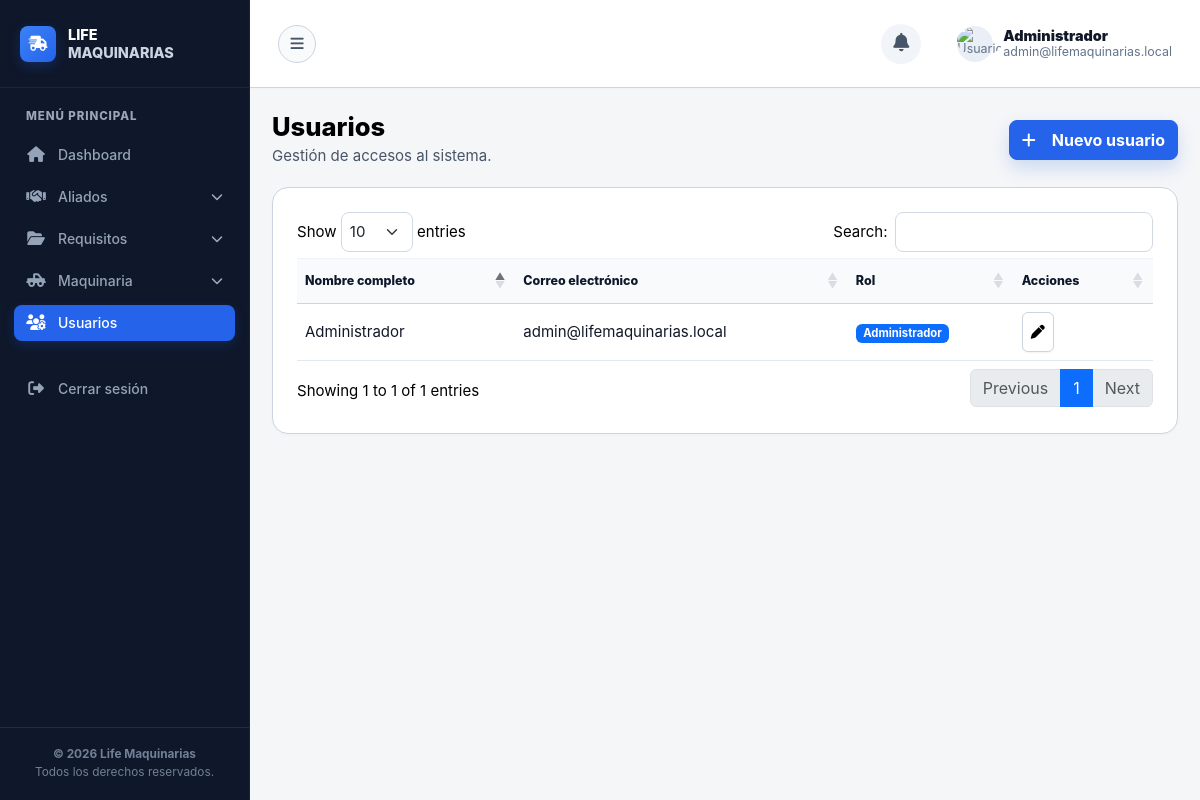
The app's page /modulos/usuario/usuarios.php (signed in) with its own data.
### tables this page shows
CREATE TABLE users (
    id INT UNSIGNED AUTO_INCREMENT PRIMARY KEY,
    name VARCHAR(120) NOT NULL,
    email VARCHAR(160) NOT NULL UNIQUE,
    role VARCHAR(60) NOT NULL DEFAULT 'Administrador',
    password VARCHAR(255) NOT NULL,
    status TINYINT(1) NOT NULL DEFAULT 1,
    created_at DATETIME DEFAULT CURRENT_TIMESTAMP
);

### includes/security.php (called while the page is built, shortened)
<?php
function e(?string $value): string
{
    return htmlspecialchars((string) $value, ENT_QUOTES, 'UTF-8');
}
function current_user(): ?array
{
    return $_SESSION['user'] ?? null;
}

### config/database.php (called while the page is built, shortened)
<?php
function db(): PDO
{
    $dsn = 'mysql:host=' . DB_HOST . ';dbname=' . DB_NAME . ';charset=utf8mb4';
    $pdo = new PDO($dsn, DB_USER, DB_PASS, [
        PDO::ATTR_ERRMODE => PDO::ERRMODE_EXCEPTION,
        PDO::ATTR_DEFAULT_FETCH_MODE => PDO::FETCH_ASSOC,
        PDO::ATTR_EMULATE_PREPARES => false,
    ]);
    $pdo->exec("SET time_zone = '-05:00'");
    return $pdo;
}

### modulos/usuario/usuarios.php (the view, shortened to what this page needs)
<?php
require_once __DIR__ . '/../../includes/security.php';
require_once __DIR__ . '/../../config/database.php';
$users = db()->query("SELECT id, name, email, role, status FROM users ORDER BY name")->fetchAll();
require __DIR__ . '/../../includes/header.php';
?>
<div class="page-title">
    <div>
        <h1>Usuarios</h1>
        <p>Gesti&oacute;n de accesos al sistema.</p>
    </div>
    <button class="btn btn-primary" type="button" id="nuevoUsuarioBtn"><i class="fa-solid fa-plus me-2"></i>Nuevo usuario</button>
</div>
<div class="work-panel">
    <div class="table-responsive">
        <table class="table table-hover align-middle data-table" id="usuariosTable">
            <thead>
            <tr>
                <th>Nombre completo</th>
                <th>Correo electr&oacute;nico</th>
                <th>Rol</th>
                <th>Acciones</th>
            </tr>
            </thead>
            <tbody>
            <?php foreach ($users as $user): ?>
                <tr>
                    <td><?= e($user['name']) ?></td>
                    <td><?= e($user['email']) ?></td>
                    <td><span class="badge text-bg-primary"><?= e($user['role']) ?></span></td>
                    <td class="text-nowrap">
                        <button class="btn btn-sm btn-outline-primary js-editar-usuario" type="button"
                            data-id="<?= (int) $user['id'] ?>"
                            data-name="<?= e($user['name']) ?>"
                            data-email="<?= e($user['email']) ?>"
                            data-role="<?= e($user['role']) ?>"
                            title="Editar"><i class="fa-solid fa-pen"></i></button>
                    </td>
                </tr>
            <?php endforeach; ?>
            </tbody>
        </table>
    </div>
</div>
<?php require __DIR__ . '/../../includes/footer.php'; ?>

### includes/header.php (shortened to what this page needs)
<?php
require_once __DIR__ . '/security.php';
$user = current_user();
?>
<!doctype html>
<html lang="es">
<head>
    <link href="https://rsms.me/inter/inter.css" rel="stylesheet">
    <link href="https://cdn.jsdelivr.net/npm/bootstrap@5.3.3/dist/css/bootstrap.min.css" rel="stylesheet">
    <link href="https://cdn.datatables.net/1.13.8/css/dataTables.bootstrap5.min.css" rel="stylesheet">
    <link href="https://cdn.jsdelivr.net/npm/select2@4.1.0-rc.0/dist/css/select2.min.css" rel="stylesheet">
    <link href="https://cdn.jsdelivr.net/npm/@ttskch/select2-bootstrap4-theme@1.5.2/dist/select2-bootstrap4.min.css" rel="stylesheet">
    <link href="https://cdnjs.cloudflare.com/ajax/libs/font-awesome/6.5.2/css/all.min.css" rel="stylesheet">
    <link href="<?= APP_URL ?>/recursos/css/sistema.css?v=<?= filemtime(__DIR__ . '/../recursos/css/sistema.css') ?>" rel="stylesheet">
</head>
<body>
<div class="app-shell">
    <?php if ($user): ?>
        <?php require __DIR__ . '/sidebar.php'; ?>
    <?php endif; ?>
    <main class="app-main <?= $user ? '' : 'auth-main' ?>">
        <?php if ($user): ?>
            <header class="topbar">
                <button class="sidebar-toggle-btn" id="sidebarToggle" type="button" aria-label="Alternar menú"><i class="fa-solid fa-bars"></i></button>
                <div class="topbar-notif-container" id="notifContainer">
                    <button class="topbar-notif-btn" id="notifBellBtn" type="button" aria-label="Notificaciones">
                        <i class="fa-solid fa-bell"></i>
                    </button>
                </div>
                <div class="topbar-user">
                    <span class="topbar-avatar"><img src="https://images.unsplash.com/photo-1535713875002-d1d0cf377fde?auto=format&fit=crop&w=100&h=100&q=80" alt="Usuario"></span>
                    <div>
                        <strong><?= e($user['name']) ?></strong>
                        <span><?= e($user['email']) ?></span>
                    </div>
                </div>
            </header>
<?php endif; ?>
        <section class="<?= $user ? 'content-wrap' : 'auth-wrap' ?>">

### includes/sidebar.php (shortened to what this page needs)
<?php
$currentPath = str_replace('\\', '/', $_SERVER['SCRIPT_NAME'] ?? '');
$dashboardActive = str_contains($currentPath, '/panel.php') || str_ends_with($currentPath, '/index.php');
$aliadosOpen = str_contains($currentPath, '/modulos/aliados/');
$requisitosOpen = str_contains($currentPath, '/modulos/requisitos/');
$maquinariaOpen = str_contains($currentPath, '/modulos/maquinaria/');
$usuarioOpen = str_contains($currentPath, '/modulos/usuario/');
?>
<aside class="sidebar" id="sidebar">
    <div class="brand sidebar-brand">
        <span class="brand-mark"><i class="fa-solid fa-truck-fast"></i></span>
        <div class="brand-copy">
            <div class="brand-title">Life</div>
            <small>Maquinarias</small>
        </div>
    </div>
    <div class="nav-caption">Menú principal</div>
    <nav class="nav flex-column sidebar-menu">
        <a class="nav-link <?= $dashboardActive ? 'active' : '' ?>" href="<?= APP_URL ?>/panel.php"><i class="fa-solid fa-house"></i><span>Dashboard</span></a>
        <button class="nav-link nav-parent <?= $aliadosOpen ? 'active' : 'collapsed' ?>" type="button" data-bs-toggle="collapse" data-bs-target="#aliadosMenu" aria-expanded="<?= $aliadosOpen ? 'true' : 'false' ?>" aria-controls="aliadosMenu">
            <i class="fa-solid fa-handshake"></i><span>Aliados</span><i class="fa-solid fa-chevron-down nav-caret"></i>
        </button>
        <button class="nav-link nav-parent <?= $requisitosOpen ? 'active' : 'collapsed' ?>" type="button" data-bs-toggle="collapse" data-bs-target="#requisitosMenu" aria-expanded="<?= $requisitosOpen ? 'true' : 'false' ?>" aria-controls="requisitosMenu">
            <i class="fa-solid fa-folder-open"></i><span>Requisitos</span><i class="fa-solid fa-chevron-down nav-caret"></i>
        </button>
        <button class="nav-link nav-parent <?= $maquinariaOpen ? 'active' : 'collapsed' ?>" type="button" data-bs-toggle="collapse" data-bs-target="#maquinariaMenu" aria-expanded="<?= $maquinariaOpen ? 'true' : 'false' ?>" aria-controls="maquinariaMenu">
            <i class="fa-solid fa-truck-pickup"></i><span>Maquinaria</span><i class="fa-solid fa-chevron-down nav-caret"></i>
        </button>
        <a class="nav-link <?= $usuarioOpen ? 'active' : '' ?>" href="<?= APP_URL ?>/modulos/usuario/usuarios.php"><i class="fa-solid fa-users-gear"></i><span>Usuarios</span></a>
        <a class="nav-link sidebar-logout" href="<?= APP_URL ?>/salir.php"><i class="fa-solid fa-right-from-bracket"></i><span>Cerrar sesión</span></a>
    </nav>
    <div class="sidebar-footer">
        <strong>© <?= date('Y') ?> Life Maquinarias</strong>
        <span>Todos los derechos reservados.</span>
    </div>
</aside>

### includes/footer.php (shortened to what this page needs)
        </section>
    </main>
</div>
</body>
</html>

### records on screen
users: name "Administrador", email "admin@lifemaquinarias.local", role "Administrador"
